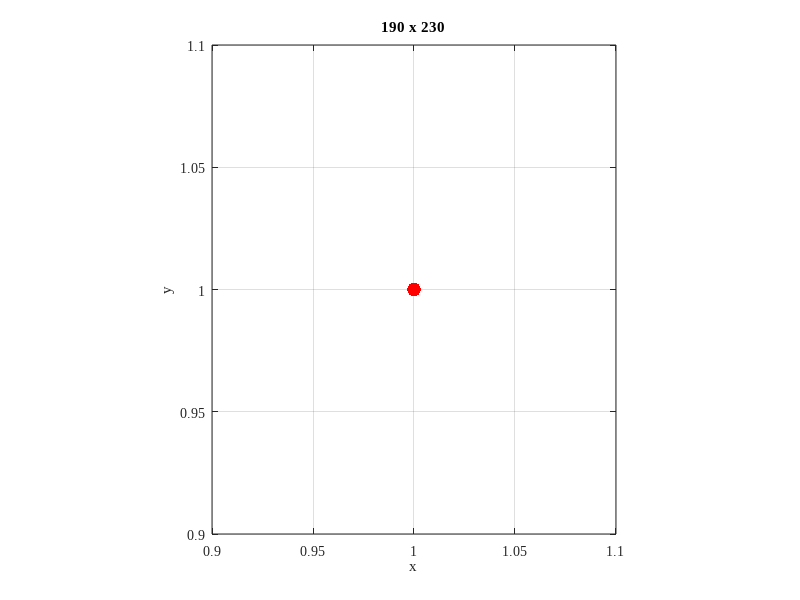
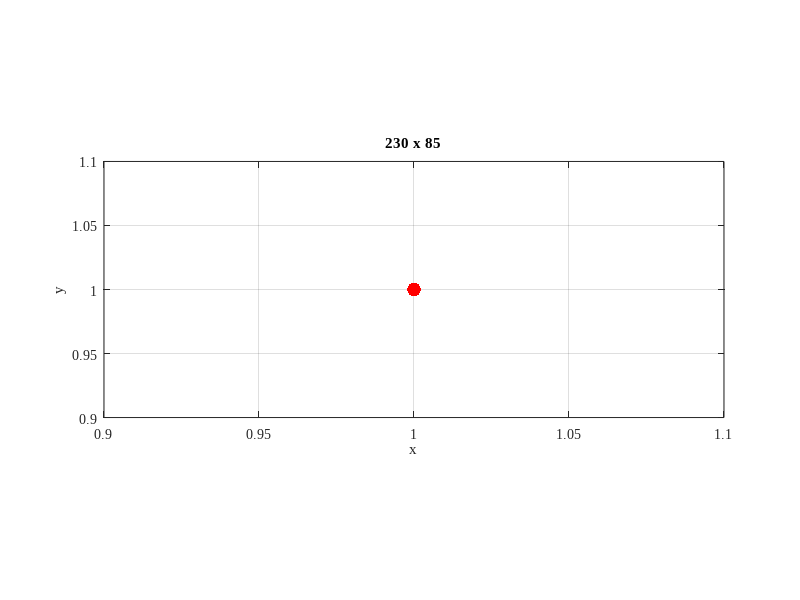
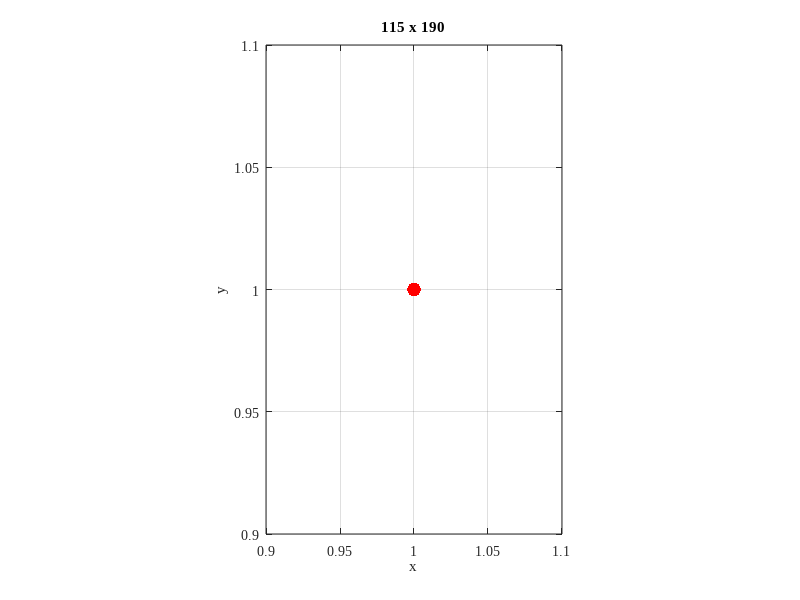

Write the MATLAB code that produced these figures, in order.
% Authors should size based on layout and readability. The following are standard sizing options in AGU journals:
% 1/4 page figure = 95 mm x 115 mm
% 1/2 page figure  = 190 mm x 115 mm (horizontal); 95 mm x 230 mm (vertical)
% Full page = 190 mm x 230 mm
set(0,'DefaultFigureWindowStyle','docked')
set(0,'defaultAxesFontName','TimesNewRoman','defaultTextFontName','TimesNewRoman');

figure(1)
  plot(1,1,'r.','MarkerSize',30);
  title('190 x 230');
  xlabel('x');
  ylabel('y');
  grid on;
  pbaspect([1,230/190,1])
  print -depsc figure1.eps

figure(2)
  plot(1,1,'r.','MarkerSize',30);
  title('230 x 85');
  xlabel('x');
  ylabel('y');
  grid on;
  pbaspect([230/95,1,1])
  print -depsc figure2.eps

figure(3)
  plot(1,1,'r.','MarkerSize',30);
  title('115 x 190');
  xlabel('x');
  ylabel('y');
  grid on;
  pbaspect([1,190/115,1])
  print -depsc figure3.eps
